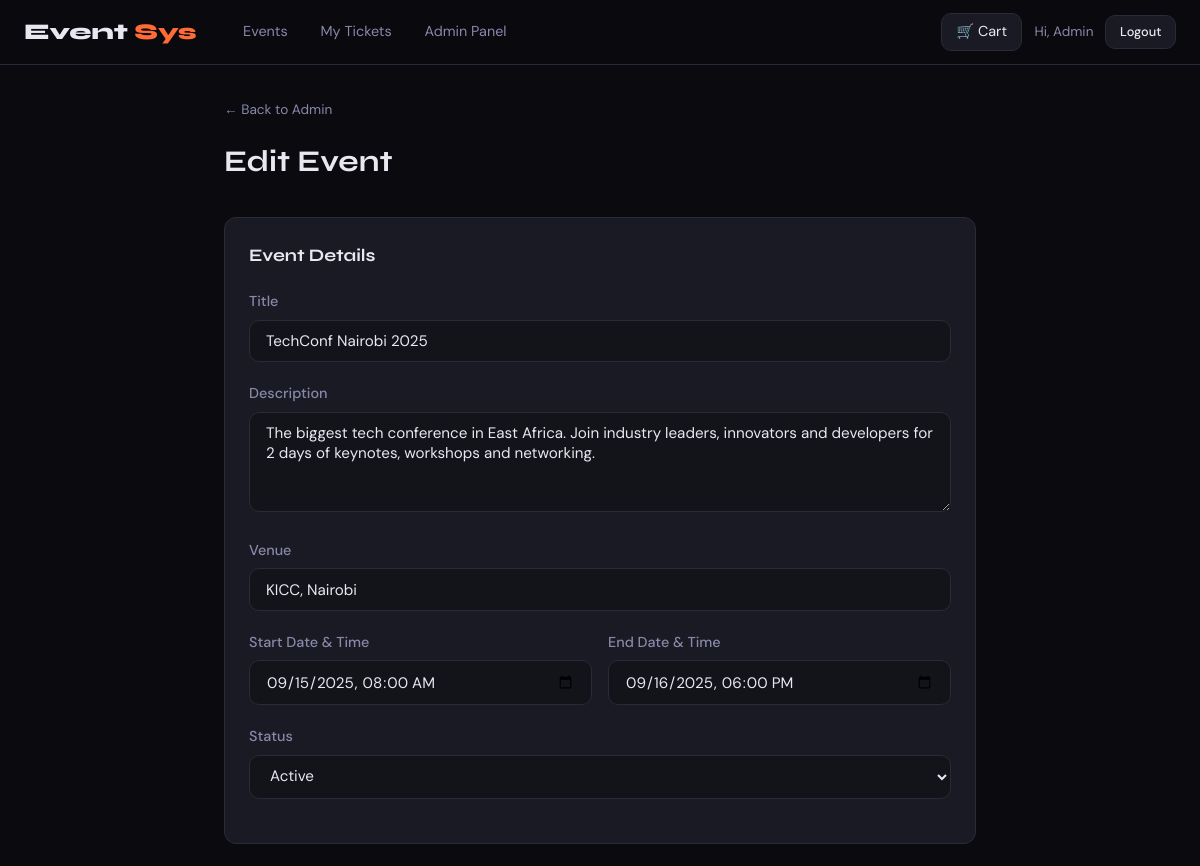
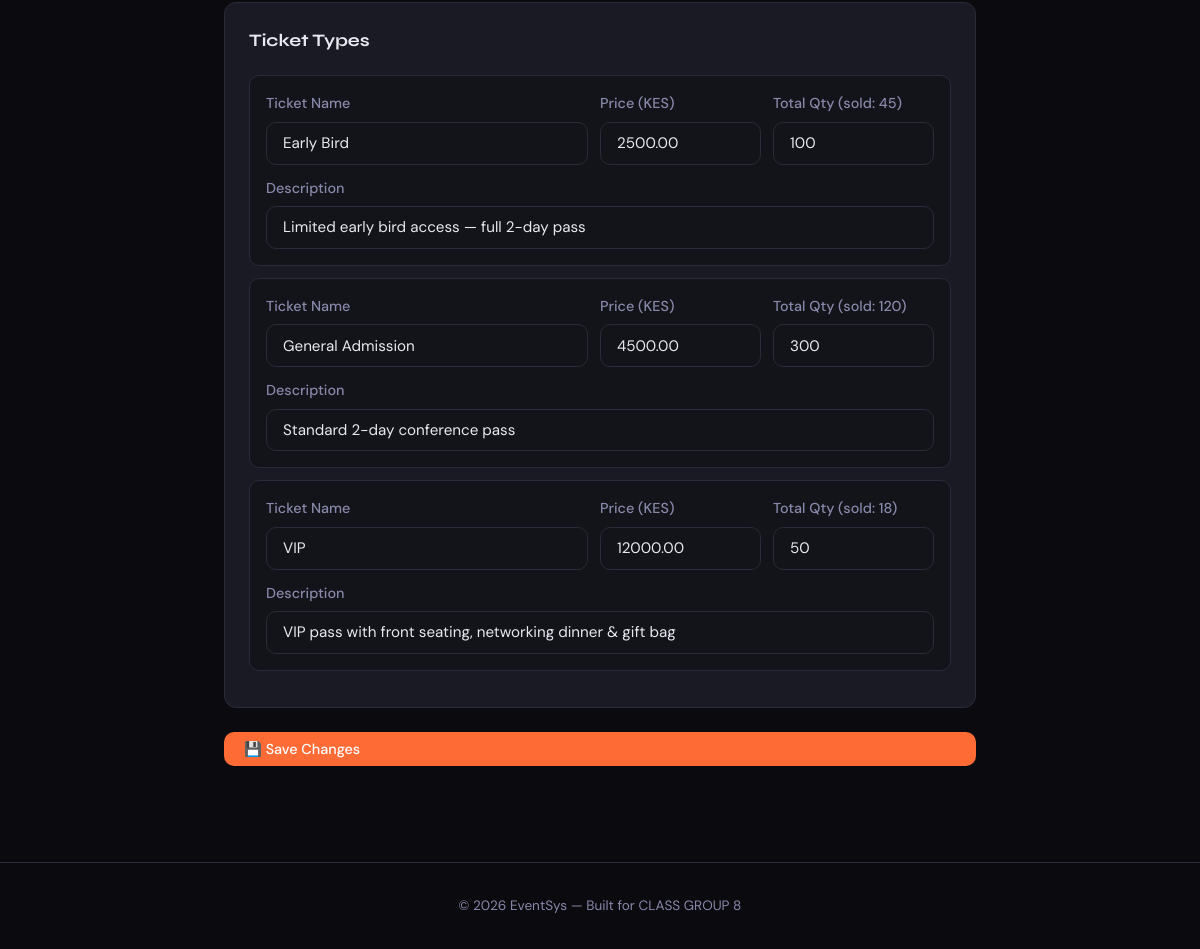
Page /admin/edit_event.php?id=1 (signed in) on the committed database (2 pictures, top to bottom).
### tables this page shows
CREATE TABLE IF NOT EXISTS events (
    id INT AUTO_INCREMENT PRIMARY KEY,
    title VARCHAR(200) NOT NULL,
    description TEXT,
    venue VARCHAR(200),
    event_date DATETIME NOT NULL,
    end_date DATETIME,
    image_url VARCHAR(500),
    status ENUM('active','cancelled','completed') DEFAULT 'active',
    organizer_id INT,
    created_at TIMESTAMP DEFAULT CURRENT_TIMESTAMP
);

CREATE TABLE IF NOT EXISTS ticket_types (
    id INT AUTO_INCREMENT PRIMARY KEY,
    event_id INT NOT NULL,
    name VARCHAR(100) NOT NULL,
    description TEXT,
    price DECIMAL(10,2) NOT NULL DEFAULT 0.00,
    quantity_total INT NOT NULL,
    quantity_sold INT NOT NULL DEFAULT 0,
    sale_start DATETIME,
    sale_end DATETIME,
    FOREIGN KEY (event_id) REFERENCES events(id) ON DELETE CASCADE
);

### admin/edit_event.php (the view, shortened to what this page needs)
<?php
$db = getDB();
$id = (int)($_GET['id'] ?? 0);
$stmt = $db->prepare("SELECT * FROM events WHERE id = ?");
$stmt->execute([$id]);
$event = $stmt->fetch();
$tt_stmt = $db->prepare("SELECT * FROM ticket_types WHERE event_id = ?");
$tt_stmt->execute([$id]);
$ticket_types = $tt_stmt->fetchAll();
include __DIR__ . '/../includes/header.php';
?>
<div class="container" style="max-width:800px;">
  <a href="index.php" style="color:var(--muted);font-size:0.85rem;">← Back to Admin</a>
  <h1 style="margin:1rem 0 2rem;">Edit Event</h1>
  <form method="POST">
    <div class="card" style="margin-bottom:1.5rem;">
      <div class="card-body">
        <h3 style="margin-bottom:1.25rem;">Event Details</h3>
        <div class="form-group">
          <label class="form-label">Title</label>
          <input type="text" name="title" class="form-control" value="<?= htmlspecialchars($event['title']) ?>" required>
        </div>
        <div class="form-group">
          <label class="form-label">Description</label>
          <textarea name="description" class="form-control"><?= htmlspecialchars($event['description']) ?></textarea>
        </div>
        <div class="form-group">
          <label class="form-label">Venue</label>
          <input type="text" name="venue" class="form-control" value="<?= htmlspecialchars($event['venue']) ?>">
        </div>
        <div style="display:grid;grid-template-columns:1fr 1fr;gap:1rem;">
          <div class="form-group">
            <label class="form-label">Start Date & Time</label>
            <input type="datetime-local" name="event_date" class="form-control" value="<?= date('Y-m-d\TH:i', strtotime($event['event_date'])) ?>">
          </div>
          <div class="form-group">
            <label class="form-label">End Date & Time</label>
            <input type="datetime-local" name="end_date" class="form-control" value="<?= $event['end_date'] ? date('Y-m-d\TH:i', strtotime($event['end_date'])) : '' ?>">
          </div>
        </div>
        <div class="form-group">
          <label class="form-label">Status</label>
          <select name="status" class="form-control">
            <option value="active" <?= $event['status']==='active' ? 'selected' : '' ?>>Active</option>
          </select>
        </div>
      </div>
    </div>
    <div class="card" style="margin-bottom:1.5rem;">
      <div class="card-body">
        <h3 style="margin-bottom:1.25rem;">Ticket Types</h3>
        <?php foreach ($ticket_types as $tt): ?>
        <div style="background:var(--surface);border:1px solid var(--border);border-radius:10px;padding:1rem;margin-bottom:0.75rem;">
          <div style="display:grid;grid-template-columns:2fr 1fr 1fr;gap:0.75rem;margin-bottom:0.75rem;">
            <div>
              <label class="form-label">Ticket Name</label>
              <input type="text" name="tt_name_<?= $tt['id'] ?>" class="form-control" value="<?= htmlspecialchars($tt['name']) ?>">
            </div>
            <div>
              <label class="form-label">Price (KES)</label>
              <input type="number" name="tt_price_<?= $tt['id'] ?>" class="form-control" value="<?= $tt['price'] ?>" min="0" step="0.01">
            </div>
            <div>
              <label class="form-label">Total Qty (sold: <?= $tt['quantity_sold'] ?>)</label>
              <input type="number" name="tt_qty_<?= $tt['id'] ?>" class="form-control" value="<?= $tt['quantity_total'] ?>" min="<?= $tt['quantity_sold'] ?>">
            </div>
          </div>
          <div>
            <label class="form-label">Description</label>
            <input type="text" name="tt_desc_<?= $tt['id'] ?>" class="form-control" value="<?= htmlspecialchars($tt['description'] ?? '') ?>">
          </div>
        </div>
        <?php endforeach; ?>
      </div>
    </div>
    <button type="submit" class="btn btn-primary" style="width:100%">💾 Save Changes</button>
  </form>
</div>
<?php include __DIR__ . '/../includes/footer.php'; ?>

### includes/header.php (style rules this page uses)
:root { --bg: #0a0a0f; --surface: #13131a; --card: #1a1a24; --border: #2a2a38; --accent: #ff6b35; --accent2: #7c3aed; --gold: #f59e0b; --text: #e8e8f0; --muted: #8888aa; --success: #10b981; --danger: #ef4444; --radius: 12px; --shadow: 0 8px 32px rgba(0,0,0,0.5); }
*, *::before, *::after { box-sizing: border-box; margin: 0; padding: 0; }
body { background: var(--bg); color: var(--text); font-family: 'DM Sans', sans-serif; font-size: 15px; line-height: 1.6; min-height: 100vh; }
h1,h2,h3,h4,h5 { font-family: 'Syne', sans-serif; }
a { color: var(--accent); text-decoration: none; }
.btn { display: inline-flex; align-items: center; gap: 0.4rem; padding: 0.5rem 1.25rem; border-radius: 10px; font-family: 'DM Sans', sans-serif; font-weight: 500; font-size: 0.9rem; cursor: pointer; border: none; transition: all 0.2s; text-decoration: none; }
.btn-primary { background: var(--accent); color: white; }
.container { max-width: 1200px; margin: 0 auto; padding: 2rem 1.5rem; }
.card { background: var(--card); border: 1px solid var(--border); border-radius: var(--radius); overflow: hidden; }
.card-body { padding: 1.5rem; }
.form-group { margin-bottom: 1.25rem; }
.form-label { display: block; margin-bottom: 0.4rem; font-weight: 500; font-size: 0.9rem; color: var(--muted); }
.form-control { width: 100%; padding: 0.65rem 1rem; background: var(--surface); border: 1px solid var(--border); border-radius: 10px; color: var(--text); font-family: 'DM Sans', sans-serif; font-size: 0.95rem; transition: border-color 0.2s; }
.form-control::placeholder { color: var(--muted); }
select.form-control option { background: var(--surface); }
textarea.form-control { resize: vertical; min-height: 100px; }

### rows in the picture
events: title "TechConf Nairobi 2025", description "The biggest tech conference in East Africa. Join industry leaders, innovators and developers for 2 days of keynotes, workshops and networking.", venue "KICC, Nairobi", event_date "09/15/2025 08:00", end_date "09/16/2025 18:00", status "Active"
ticket_types: name "Early Bird", price "2500.00", quantity_sold "45", quantity_total "100", description "Limited early bird access — full 2-day pass"
ticket_types: name "General Admission", price "4500.00", quantity_sold "120", quantity_total "300", description "Standard 2-day conference pass"
ticket_types: name "VIP", price "12000.00", quantity_sold "18", quantity_total "50", description "VIP pass with front seating, networking dinner & gift bag"

### other values in the picture
$_SESSION['first_name'] "Admin"
SITE_NAME "EventSys"
